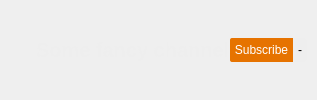
           <widget class="QWidget" name="channel_details_header" native="true">
            <layout class="QHBoxLayout" name="horizontalLayout_3">
             <property name="spacing">
              <number>0</number>
             </property>
             <property name="leftMargin">
              <number>0</number>
             </property>
             <property name="topMargin">
              <number>0</number>
             </property>
             <property name="rightMargin">
              <number>0</number>
             </property>
             <property name="bottomMargin">
              <number>0</number>
             </property>
             <item>
              <spacer name="horizontalSpacer_5">
               <property name="orientation">
                <enum>Qt::Horizontal</enum>
               </property>
               <property name="sizeType">
                <enum>QSizePolicy::Fixed</enum>
               </property>
               <property name="sizeHint" stdset="0">
                <size>
                 <width>10</width>
                 <height>20</height>
                </size>
               </property>
              </spacer>
             </item>
             <item>
              <widget class="QToolButton" name="channel_back_button">
               <property name="minimumSize">
                <size>
                 <width>16</width>
                 <height>18</height>
                </size>
               </property>
               <property name="maximumSize">
                <size>
                 <width>16</width>
                 <height>18</height>
                </size>
               </property>
               <property name="cursor">
                <cursorShape>PointingHandCursor</cursorShape>
               </property>
               <property name="styleSheet">
                <string notr="true">border: none; 
border-image: url(images/page_back.png) 0 0 0 0 stretch stretch;</string>
               </property>
               <property name="text">
                <string/>
               </property>
              </widget>
             </item>
             <item>
              <spacer name="horizontalSpacer_17">
               <property name="orientation">
                <enum>Qt::Horizontal</enum>
               </property>
               <property name="sizeType">
                <enum>QSizePolicy::Fixed</enum>
               </property>
               <property name="sizeHint" stdset="0">
                <size>
                 <width>10</width>
                 <height>20</height>
                </size>
               </property>
              </spacer>
             </item>
             <item>
              <widget class="QLabel" name="channel_name_label">
               <property name="sizePolicy">
                <sizepolicy hsizetype="Preferred" vsizetype="Fixed">
                 <horstretch>0</horstretch>
                 <verstretch>0</verstretch>
                </sizepolicy>
               </property>
               <property name="minimumSize">
                <size>
                 <width>0</width>
                 <height>50</height>
                </size>
               </property>
               <property name="maximumSize">
                <size>
                 <width>16777215</width>
                 <height>50</height>
                </size>
               </property>
               <property name="styleSheet">
                <string notr="true">color: #eee;
background-color: transparent;
font-size: 20px;
font-weight: bold;</string>
               </property>
               <property name="text">
                <string>Some fancy channel</string>
               </property>
              </widget>
             </item>
             <item>
              <widget class="QToolButton" name="channel_subscribe_button">
               <property name="minimumSize">
                <size>
                 <width>0</width>
                 <height>24</height>
                </size>
               </property>
               <property name="maximumSize">
                <size>
                 <width>16777215</width>
                 <height>24</height>
                </size>
               </property>
               <property name="cursor">
                <cursorShape>PointingHandCursor</cursorShape>
               </property>
               <property name="styleSheet">
                <string notr="true">border: none;
border-top-left-radius: 2px;
border-bottom-left-radius: 2px;
background-color: #e67300;
color: white;
font-size: 12px;</string>
               </property>
               <property name="text">
                <string>Subscribe</string>
               </property>
              </widget>
             </item>
             <item>
              <widget class="QLabel" name="channel_num_subs_label">
               <property name="sizePolicy">
                <sizepolicy hsizetype="Fixed" vsizetype="Fixed">
                 <horstretch>0</horstretch>
                 <verstretch>0</verstretch>
                </sizepolicy>
               </property>
               <property name="minimumSize">
                <size>
                 <width>0</width>
                 <height>24</height>
                </size>
               </property>
               <property name="maximumSize">
                <size>
                 <width>16777215</width>
                 <height>24</height>
                </size>
               </property>
               <property name="styleSheet">
                <string notr="true">background-color: #eee;
font-size: 12px;
padding: 2px;
border-top-right-radius: 2px;
border-bottom-right-radius: 2px;</string>
               </property>
               <property name="text">
                <string>-</string>
               </property>
              </widget>
             </item>
             <item>
              <spacer name="horizontalSpacer_6">
               <property name="orientation">
                <enum>Qt::Horizontal</enum>
               </property>
               <property name="sizeType">
                <enum>QSizePolicy::Fixed</enum>
               </property>
               <property name="sizeHint" stdset="0">
                <size>
                 <width>10</width>
                 <height>20</height>
                </size>
               </property>
              </spacer>
             </item>
            </layout>
           </widget>
